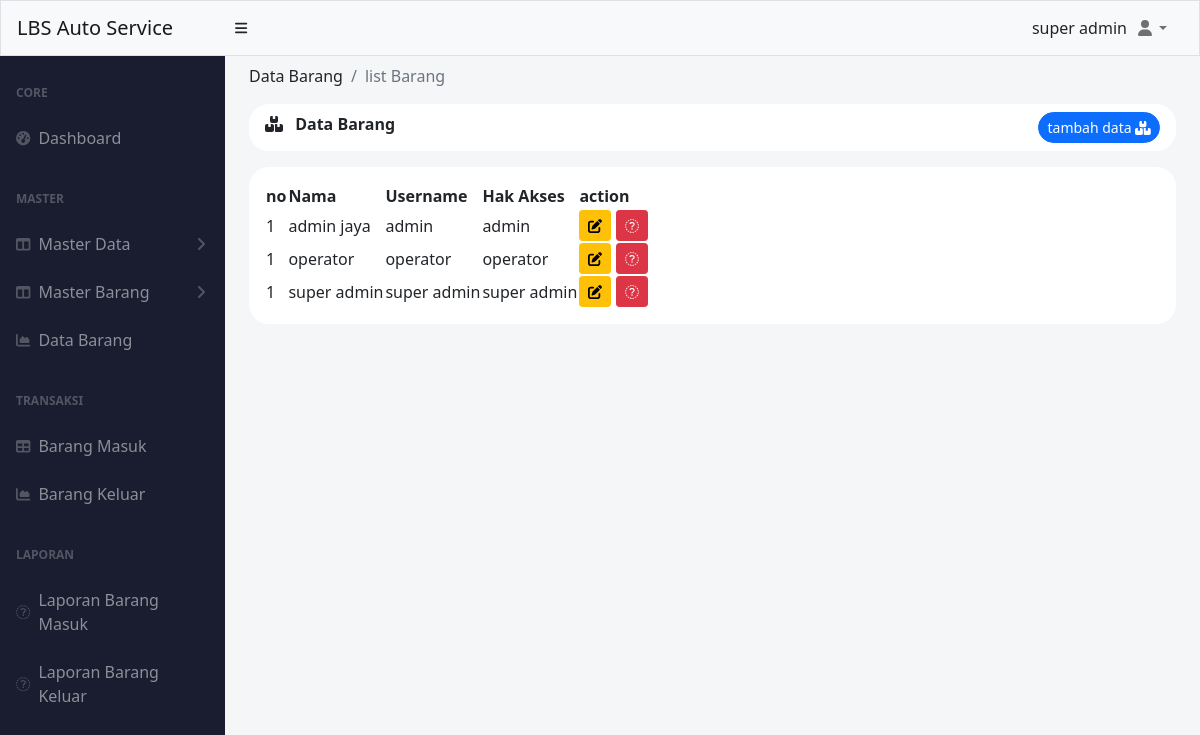
Screenshot of /index.php?menu=akun (signed in) with the database file from the repository.
### tables this page shows
CREATE TABLE `users` (
  `id` int(11) NOT NULL,
  `nama` varchar(50) NOT NULL,
  `username` varchar(50) NOT NULL,
  `password` varchar(255) NOT NULL,
  `hak_akses` enum('admin','operator','super admin') NOT NULL
);

### pages/akun/index.php (the view, shortened to what this page needs)
<?php
include './koneksi.php';
$query = mysqli_query($conn, "SELECT * FROM users")
?>
<div class="container-fluid px-4 ">
    <ol class="breadcrumb pt-2">
        <li class="breadcrumb-item ">Data Barang</li>
        <li class="breadcrumb-item active">list Barang</li>
    </ol>
    <div class="mb-4">
        <div class="card-header clearfix mb-3" style="border-radius: 20px ;background-color: white; border:0px;">
            <i class="fa-solid fa-boxes-stacked"></i>
            <span class="ms-2 fw-bolder"> Data Barang</span>
            <a href="index.php?akun=add" class="btn btn-sm btn-primary float-end rounded-pill">
                tambah data <i class="fa-solid fa-boxes-stacked"></i>
            </a>
        </div>
        <div class="p-3  bg-white " style="border-radius: 20px; ">
            <table id="datatablesSimple" style="border-color: white;">
                <thead class="">
                    <tr>
                        <th>no</th>
                        <th>Nama</th>
                        <th>Username</th>
                        <th>Hak Akses</th>
                        <th>action</th>
                    </tr>
                </thead>
                <tbody>
                    <?php
                    $i = 1;
                    while ($data = mysqli_fetch_assoc($query)) :
                    ?>
                        <tr>
                            <td><?= $i ?></td>
                            <td><?= $data['nama']  ?></td>
                            <td><?= $data['username']  ?></td>
                            <td><?= $data['hak_akses']  ?></td>
                            <td class="text-center">
                                <a href="index.php?data-barang=update&id=<?= $data['id']; ?>" class="btn btn-sm btn-warning">
                                    <i class="fa-solid fa-pen-to-square"></i>
                                </a>
                                <a href="index.php?data-barang=delete&id=<?= $data['id']; ?>" onclick="confirmDelete(event)" class="btn btn-sm btn-danger" id="delete-alert">
                                    <i class="fa-sharp fa-solid fa-trash"></i>
                                </a>
                            </td>
                        </tr>
                    <?php
                    endwhile;
                    ?>
                </tbody>
            </table>
        </div>
    </div>
</div>

### rows the page displays
users: nama "admin jaya", username "admin", hak_akses "admin"
users: nama "operator", username "operator", hak_akses "operator"
users: nama "super admin", username "super admin", hak_akses "super admin"

### other values shown
$varSession['username'] "super admin"
